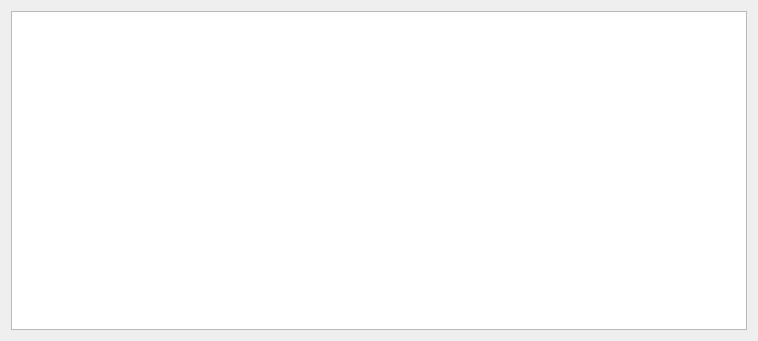
<?xml version="1.0" encoding="UTF-8"?>
<ui version="4.0">
 <class>Dialog</class>
 <widget class="QDialog" name="Dialog">
  <property name="geometry">
   <rect>
    <x>0</x>
    <y>0</y>
    <width>758</width>
    <height>341</height>
   </rect>
  </property>
  <property name="windowTitle">
   <string>Dialog</string>
  </property>
  <layout class="QHBoxLayout" name="horizontalLayout">
   <item>
    <widget class="QListWidget" name="listWidget">
     <property name="dragEnabled">
      <bool>true</bool>
     </property>
     <property name="dragDropMode">
      <enum>QAbstractItemView::DragOnly</enum>
     </property>
    </widget>
   </item>
  </layout>
 </widget>
 <resources/>
 <connections/>
</ui>
